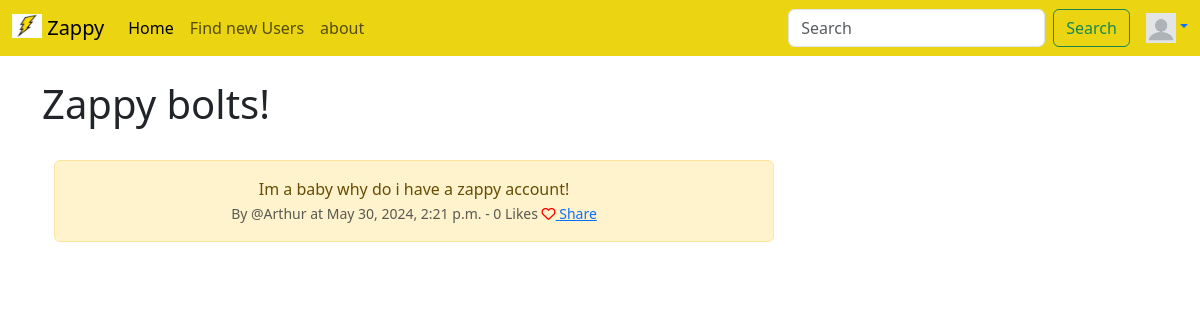
/, run on an earlier commit of the app's database.
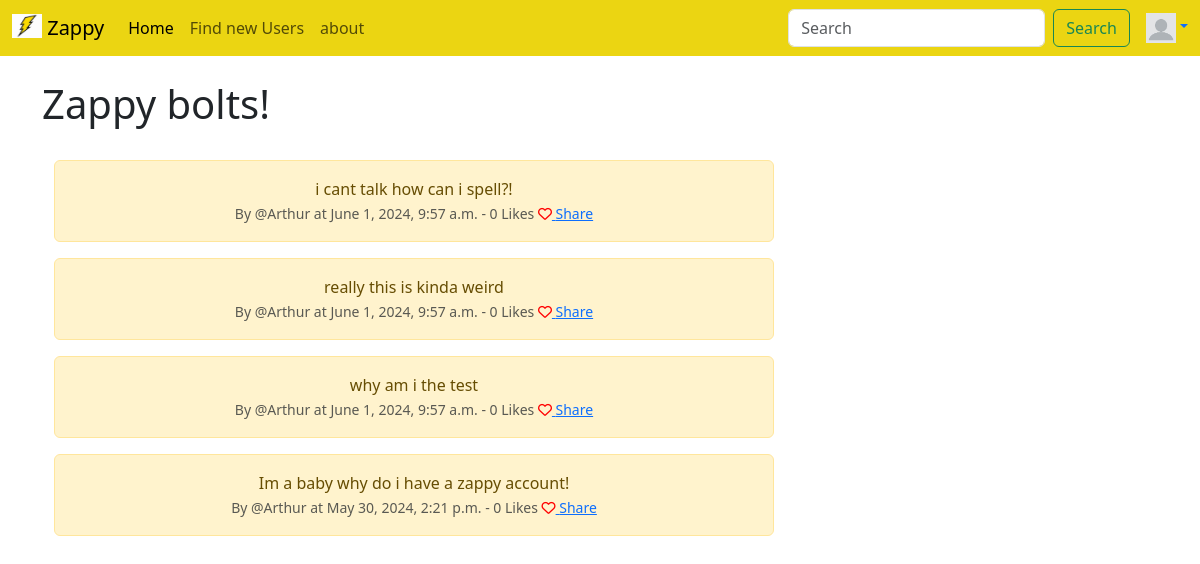
And on a later commit of the database.
### Tclone/models.py (models this page shows, shortened)
class Bolt(models.Model):
    user = models.ForeignKey(
        User, related_name='bolts',
        on_delete=models.DO_NOTHING
        )
    body = models.CharField(max_length=250)
    created_at = models.DateTimeField(auto_now_add=True)
    likes = models.ManyToManyField(User, related_name="BoltLikes")
    def get_number_likes(self):
        return self.likes.count()

### Tclone/views.py (the view, shortened to what this page needs)
# urls.py: path('', views.home, name="home"),
def home(request):
    context_dict = {}
    context_dict['bolts'] = Bolt.objects.all().order_by("-created_at")
    return render(request, 'home.html', context=context_dict)

### Tclone/templates/home.html (shortened to what this page needs)
{% extends 'base.html' %}
{% block content %}
<h1> Zappy bolts! </h1><br/>
    <div class="container text-center">
        <div class="row">
            <div class = "col-8">
                {%for bolt in bolts %}
                    <div class="alert alert-warning" role="alert">
                        {{bolt.body}}<br/>
                        <small class="text-muted">
                             By @{{bolt.user}} at {{bolt.created_at}} - {{bolt.get_number_likes}} Likes
                            {% if user in bolt.likes.all %}
                                <a href="{% url 'bolt_like' bolt.id %}">
                                    <i class="fa-solid fa-heart" style="color:red"></i>
                                </a>
                            {% else %}
                                <a href="{% url 'bolt_like' bolt.id %}">
                                    <i class="fa fa-heart-o" style="color:red"></i>
                                </a>
                            {% endif %}
                            <a href="{% url 'bolt_share' bolt.id %}"> Share </a>
                        </small>
                    </div>
                {% endfor %}
            </div>
            <div class = "col-4">
            </div>
        </div>
    </div>
{% endblock %}

What changed in the data, as far as the page shows it:
added Bolt: body "i cant talk how can i spell?!", user "Arthur", created_at "June 1, 2024, 9:57 a.m.", get_number_likes "0"
added Bolt: body "really this is kinda weird", user "Arthur", created_at "June 1, 2024, 9:57 a.m.", get_number_likes "0"
added Bolt: body "why am i the test", user "Arthur", created_at "June 1, 2024, 9:57 a.m.", get_number_likes "0"
